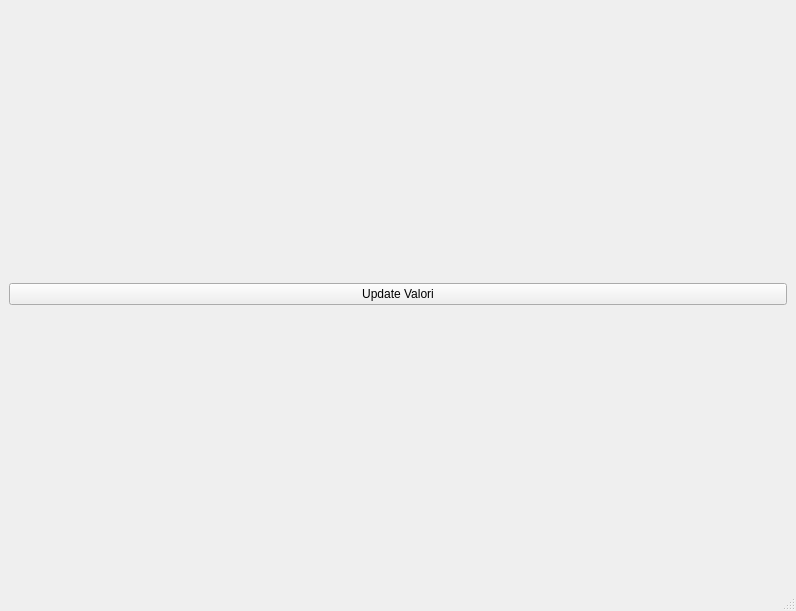
<?xml version="1.0" encoding="UTF-8"?>
<ui version="4.0">
 <class>AfisareStatut</class>
 <widget class="QMainWindow" name="AfisareStatut">
  <property name="geometry">
   <rect>
    <x>0</x>
    <y>0</y>
    <width>796</width>
    <height>611</height>
   </rect>
  </property>
  <property name="windowTitle">
   <string>MainWindow</string>
  </property>
  <property name="styleSheet">
   <string notr="true">background-image: url(:/abstract-white-background-geometric-texture-vector-id1069183510.png);</string>
  </property>
  <widget class="QWidget" name="centralwidget">
   <layout class="QVBoxLayout" name="verticalLayout_4">
    <item>
     <layout class="QVBoxLayout" name="verticalLayout_3">
      <item>
       <layout class="QVBoxLayout" name="verticalLayout_2">
        <item>
         <layout class="QVBoxLayout" name="verticalLayout"/>
        </item>
        <item>
         <layout class="QHBoxLayout" name="horizontalLayout"/>
        </item>
       </layout>
      </item>
      <item>
       <widget class="QPushButton" name="pushButton">
        <property name="text">
         <string>Update Valori</string>
        </property>
       </widget>
      </item>
     </layout>
    </item>
   </layout>
  </widget>
  <widget class="QMenuBar" name="menubar">
   <property name="geometry">
    <rect>
     <x>0</x>
     <y>0</y>
     <width>796</width>
     <height>21</height>
    </rect>
   </property>
  </widget>
  <widget class="QStatusBar" name="statusbar"/>
 </widget>
 <resources/>
 <connections/>
</ui>
